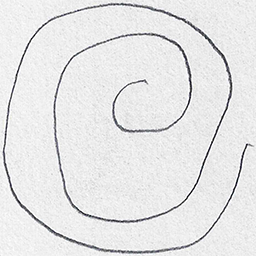
#> input picture ParkinsonDetection/dataset/spiral/testing/healthy/V01HE01.png, 256 x 256 px; its folder holds 3 pictures in this run
$ python detect_parkinsons.py --dataset dataset/spiral/testing/healthy
#> lines starting #> are read from the running program, lines starting #| are printed output that depends on the picture
# USASGE
# python detect_parkinsons.py --dataset dataset/spiral
# python detect_parkinsons.py --dataset dataset/wave
# import the necessary packages
from sklearn.ensemble import RandomForestClassifier
from sklearn.preprocessing import LabelEncoder
from sklearn.metrics import confusion_matrix
from skimage import feature
from imutils import build_montages
from imutils import paths
import numpy as np
import argparse
import cv2
import os

def quantify_image(image):
	# compute the histogram of oriented gradients feature vector for
	# the input image
	features = feature.hog(image, orientations=9,
		pixels_per_cell=(10, 10), cells_per_block=(2, 2),
		transform_sqrt=True, block_norm="L1")

	# return the feature vector
	return features

def load_split(path):
	# grab the list of images in the input directory, then initialize
	# the list of data (i.e., images) and class labels
	imagePaths = list(paths.list_images(path))
	data = []
	labels = []

	# loop over the image paths
	for imagePath in imagePaths:
		# extract the class label from the filename
		label = imagePath.split(os.path.sep)[-2]

		# load the input image, convert it to grayscale, and resize
		# it to 200x200 pixels, ignoring aspect ratio
		image = cv2.imread(imagePath)
		image = cv2.cvtColor(image, cv2.COLOR_BGR2GRAY)
		image = cv2.resize(image, (200, 200))

		# threshold the image such that the drawing appears as white
		# on a black background
		image = cv2.threshold(image, 0, 255,
			cv2.THRESH_BINARY_INV | cv2.THRESH_OTSU)[1]

		# quantify the image
		features = quantify_image(image)

		# update the data and labels lists, respectively
		data.append(features)
		labels.append(label)

	# return the data and labels
	return (np.array(data), np.array(labels))

# construct the argument parser and parse the arguments
ap = argparse.ArgumentParser()
ap.add_argument("-d", "--dataset", required=True,
	help="path to input dataset")
ap.add_argument("-t", "--trials", type=int, default=5,
	help="# of trials to run")
args = vars(ap.parse_args())

# define the path to the training and testing directories
trainingPath = os.path.sep.join([args["dataset"], "training"])
testingPath = os.path.sep.join([args["dataset"], "testing"])

# loading the training and testing data
print("[INFO] loading data...")
(trainX, trainY) = load_split(trainingPath)
(testX, testY) = load_split(testingPath)
#> call 2 of load_split, with path = 'dataset/spiral/testing/healthy/testing'
#> in load_split, image is the input picture: shape (256, 256, 3); mean B, G, R 230.1, 229.7, 229.7
#> in load_split (call 2), `image = cv2.resize(image, (200, 200))`:
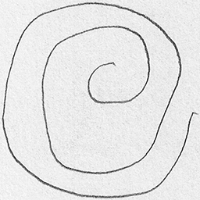
#> image: shape (200, 200); min 24, max 255, mean 229.7
#> in load_split (call 2), `image = cv2.threshold(image, 0, 255, cv2.THRESH_BINARY_INV | cv2.THRES..`:
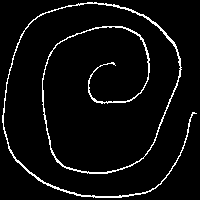
#> image: shape (200, 200); 5% white in thin lines or dots
#> in quantify_image, `features = feature.hog(image, orientations=9, pixels_per_cell=(10, 10)..`: features = 12996 values, max 1 at index 10356, min 0 at index 0, mean 0.0203
#> pass 2 of the loop in load_split, `for imagePath in imagePaths:`:
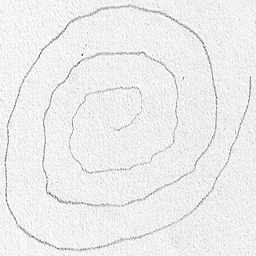
#> input picture ParkinsonDetection/dataset/spiral/testing/healthy/V02HE01.png, 256 x 256 px
#> in load_split, image is the input picture: shape (256, 256, 3); mean B, G, R 236.6, 236.6, 236.6
#> in load_split (call 2), `image = cv2.resize(image, (200, 200))`:
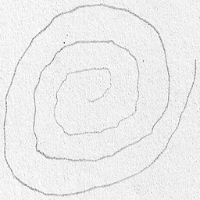
#> image: shape (200, 200); min 82, max 255, mean 236.5
#> in load_split (call 2), `image = cv2.threshold(image, 0, 255, cv2.THRESH_BINARY_INV | cv2.THRES..`:
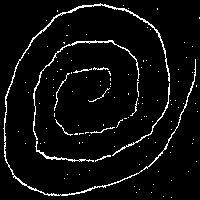
#> image: shape (200, 200); 5.1% white in thin lines or dots
#> in load_split (call 2), `features = quantify_image(image)`: features = 12996 values, max 1 at index 12327, min 0 at index 0, mean 0.0257
#> pass 3 of the loop in load_split, `for imagePath in imagePaths:`:
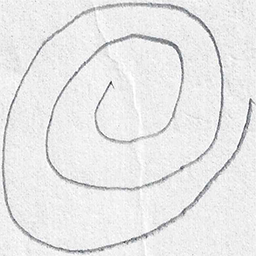
#> input picture ParkinsonDetection/dataset/spiral/testing/healthy/V03HE1.png, 256 x 256 px
#> in load_split, image is the input picture: shape (256, 256, 3); mean B, G, R 232.5, 232.3, 232.3
#> in load_split (call 2), `image = cv2.resize(image, (200, 200))`:
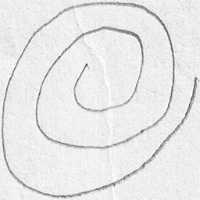
#> image: shape (200, 200); min 61, max 254, mean 232.2
#> in load_split (call 2), `image = cv2.threshold(image, 0, 255, cv2.THRESH_BINARY_INV | cv2.THRES..`:
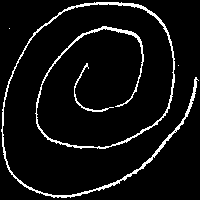
#> image: shape (200, 200); 6.4% white in thin lines or dots
#> in load_split (call 2), `features = quantify_image(image)`: features = 12996 values, max 1 at index 1550, min 0 at index 0, mean 0.0206
#> the loop made 4 passes; the first 3 are shown

# encode the labels as integers
le = LabelEncoder()
trainY = le.fit_transform(trainY)
#> (the run stopped early here; a loop or call above may not have finished)
